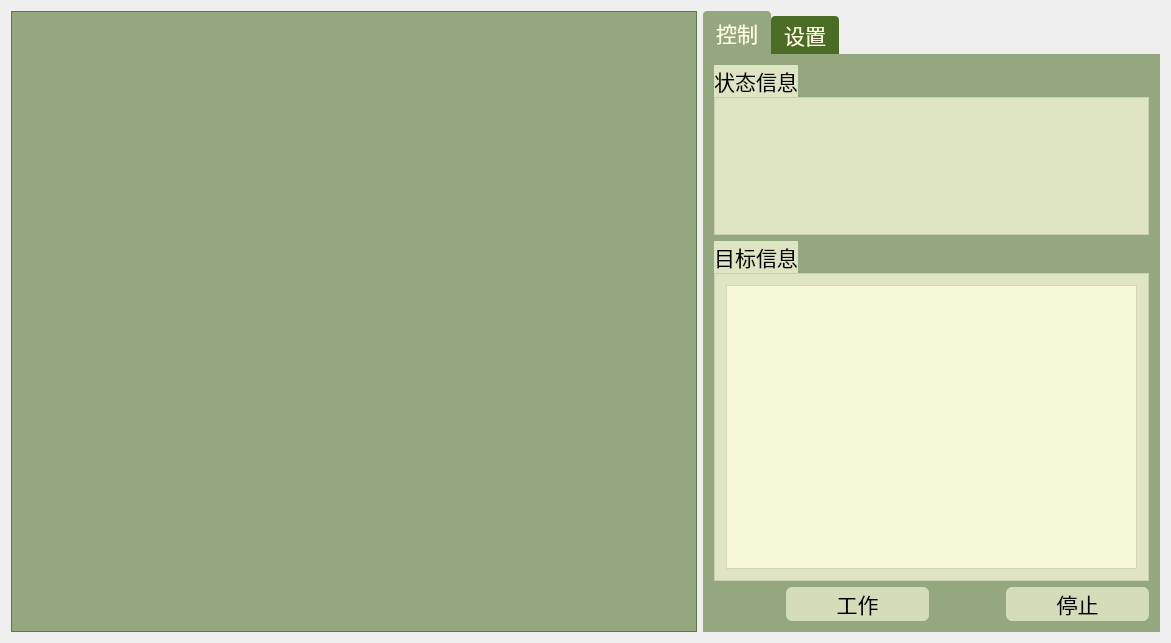
<?xml version="1.0" encoding="UTF-8"?>
<ui version="4.0">
 <class>MainWindow</class>
 <widget class="QMainWindow" name="MainWindow">
  <property name="geometry">
   <rect>
    <x>0</x>
    <y>0</y>
    <width>1171</width>
    <height>643</height>
   </rect>
  </property>
  <property name="font">
   <font>
    <family>华文行楷</family>
   </font>
  </property>
  <property name="contextMenuPolicy">
   <enum>Qt::NoContextMenu</enum>
  </property>
  <property name="windowTitle">
   <string>雷达系统</string>
  </property>
  <property name="styleSheet">
   <string notr="true">#centralWidget{border-image: url(:/resource/4bc0a2c74b7811bbf28e40a356ab9111.jpg);}</string>
  </property>
  <widget class="QWidget" name="centralWidget">
   <layout class="QHBoxLayout" name="horizontalLayout_2">
    <item>
     <layout class="QHBoxLayout" name="horizontalLayout" stretch="3,2">
      <item>
       <widget class="QGraphicsView" name="graphicsView">
        <property name="styleSheet">
         <string notr="true">background-color:rgba(56, 94, 15, 50%);
border-image: url(:/resource/map4.png);</string>
        </property>
       </widget>
      </item>
      <item>
       <widget class="QTabWidget" name="tabWidget">
        <property name="font">
         <font>
          <family>华文行楷</family>
          <pointsize>16</pointsize>
         </font>
        </property>
        <property name="contextMenuPolicy">
         <enum>Qt::DefaultContextMenu</enum>
        </property>
        <property name="styleSheet">
         <string notr="true">/*QTabWidget*/
QTabWidget::pane{
border:none;
}
QTabBar::tab {
     background-color:rgba(56, 94, 15, 50%);
     border-top-left-radius: 4px;
     border-top-right-radius: 4px;
     min-width: 60px;
     padding: 4px;
	 color:rgb(255,255,224);
}

QTabBar::tab:!selected{
    margin-top:5px;
	background-color:rgba(56, 94, 15, 90%);
}
/*四个下属界面*/
#tab,#tab_2,#tab_3,#tab_4{
	/*background-color: ;*/
    background-color:rgba(56, 94, 15, 50%);
    /*border-radius:6px;*/	
}

</string>
        </property>
        <property name="currentIndex">
         <number>0</number>
        </property>
        <widget class="QWidget" name="tab">
         <property name="styleSheet">
          <string notr="true"/>
         </property>
         <attribute name="title">
          <string>控制</string>
         </attribute>
         <layout class="QHBoxLayout" name="horizontalLayout_8">
          <item>
           <layout class="QVBoxLayout" name="verticalLayout_3" stretch="5,10,1">
            <property name="spacing">
             <number>6</number>
            </property>
            <item>
             <layout class="QVBoxLayout" name="verticalLayout" stretch="1,9">
              <property name="spacing">
               <number>0</number>
              </property>
              <item>
               <layout class="QHBoxLayout" name="horizontalLayout_3" stretch="1,5">
                <item>
                 <widget class="QLabel" name="label">
                  <property name="font">
                   <font>
                    <family>华文行楷</family>
                    <pointsize>16</pointsize>
                   </font>
                  </property>
                  <property name="styleSheet">
                   <string notr="true">background-color:rgba(255, 255, 224,70%);</string>
                  </property>
                  <property name="text">
                   <string>状态信息</string>
                  </property>
                  <property name="alignment">
                   <set>Qt::AlignCenter</set>
                  </property>
                 </widget>
                </item>
                <item>
                 <spacer name="horizontalSpacer">
                  <property name="orientation">
                   <enum>Qt::Horizontal</enum>
                  </property>
                  <property name="sizeHint" stdset="0">
                   <size>
                    <width>40</width>
                    <height>20</height>
                   </size>
                  </property>
                 </spacer>
                </item>
               </layout>
              </item>
              <item>
               <widget class="QFrame" name="frame">
                <property name="styleSheet">
                 <string notr="true">background-color:rgba(255, 255, 224,70%);


</string>
                </property>
                <property name="frameShape">
                 <enum>QFrame::StyledPanel</enum>
                </property>
                <property name="frameShadow">
                 <enum>QFrame::Raised</enum>
                </property>
               </widget>
              </item>
             </layout>
            </item>
            <item>
             <layout class="QVBoxLayout" name="verticalLayout_2" stretch="1,11">
              <property name="spacing">
               <number>0</number>
              </property>
              <item>
               <layout class="QHBoxLayout" name="horizontalLayout_4" stretch="1,5">
                <item>
                 <widget class="QLabel" name="label_2">
                  <property name="font">
                   <font>
                    <family>华文行楷</family>
                    <pointsize>16</pointsize>
                   </font>
                  </property>
                  <property name="layoutDirection">
                   <enum>Qt::LeftToRight</enum>
                  </property>
                  <property name="styleSheet">
                   <string notr="true">background-color:rgba(255, 255, 224,70%);</string>
                  </property>
                  <property name="text">
                   <string>目标信息</string>
                  </property>
                  <property name="textFormat">
                   <enum>Qt::AutoText</enum>
                  </property>
                  <property name="alignment">
                   <set>Qt::AlignCenter</set>
                  </property>
                 </widget>
                </item>
                <item>
                 <spacer name="horizontalSpacer_2">
                  <property name="orientation">
                   <enum>Qt::Horizontal</enum>
                  </property>
                  <property name="sizeHint" stdset="0">
                   <size>
                    <width>40</width>
                    <height>20</height>
                   </size>
                  </property>
                 </spacer>
                </item>
               </layout>
              </item>
              <item>
               <widget class="QFrame" name="frame_2">
                <property name="styleSheet">
                 <string notr="true">background-color:rgba(255, 255, 224,70%);</string>
                </property>
                <property name="frameShape">
                 <enum>QFrame::StyledPanel</enum>
                </property>
                <property name="frameShadow">
                 <enum>QFrame::Raised</enum>
                </property>
                <layout class="QHBoxLayout" name="horizontalLayout_9">
                 <item>
                  <widget class="QListView" name="listView"/>
                 </item>
                </layout>
               </widget>
              </item>
             </layout>
            </item>
            <item>
             <layout class="QHBoxLayout" name="horizontalLayout_7">
              <item>
               <layout class="QHBoxLayout" name="horizontalLayout_6" stretch="1,2">
                <property name="spacing">
                 <number>0</number>
                </property>
                <item>
                 <spacer name="horizontalSpacer_4">
                  <property name="orientation">
                   <enum>Qt::Horizontal</enum>
                  </property>
                  <property name="sizeHint" stdset="0">
                   <size>
                    <width>40</width>
                    <height>20</height>
                   </size>
                  </property>
                 </spacer>
                </item>
                <item>
                 <widget class="QPushButton" name="pushButton">
                  <property name="sizePolicy">
                   <sizepolicy hsizetype="Expanding" vsizetype="Expanding">
                    <horstretch>0</horstretch>
                    <verstretch>0</verstretch>
                   </sizepolicy>
                  </property>
                  <property name="font">
                   <font>
                    <family>华文行楷</family>
                    <pointsize>16</pointsize>
                   </font>
                  </property>
                  <property name="styleSheet">
                   <string notr="true">background-color:rgba(255, 255, 224, 60%);
border-radius:6px;
</string>
                  </property>
                  <property name="text">
                   <string>工作</string>
                  </property>
                 </widget>
                </item>
               </layout>
              </item>
              <item>
               <layout class="QHBoxLayout" name="horizontalLayout_5" stretch="1,2">
                <property name="spacing">
                 <number>0</number>
                </property>
                <item>
                 <spacer name="horizontalSpacer_3">
                  <property name="orientation">
                   <enum>Qt::Horizontal</enum>
                  </property>
                  <property name="sizeHint" stdset="0">
                   <size>
                    <width>40</width>
                    <height>20</height>
                   </size>
                  </property>
                 </spacer>
                </item>
                <item>
                 <widget class="QPushButton" name="pushButton_2">
                  <property name="sizePolicy">
                   <sizepolicy hsizetype="Expanding" vsizetype="Expanding">
                    <horstretch>0</horstretch>
                    <verstretch>0</verstretch>
                   </sizepolicy>
                  </property>
                  <property name="font">
                   <font>
                    <family>华文行楷</family>
                    <pointsize>16</pointsize>
                   </font>
                  </property>
                  <property name="styleSheet">
                   <string notr="true">/*margin-top:5px;*/
background-color:rgba(255, 255, 224, 60%);
border-radius:6px;
</string>
                  </property>
                  <property name="text">
                   <string>停止</string>
                  </property>
                 </widget>
                </item>
               </layout>
              </item>
             </layout>
            </item>
           </layout>
          </item>
         </layout>
        </widget>
        <widget class="QWidget" name="tab_2">
         <property name="styleSheet">
          <string notr="true"/>
         </property>
         <attribute name="title">
          <string>设置</string>
         </attribute>
        </widget>
       </widget>
      </item>
     </layout>
    </item>
   </layout>
  </widget>
 </widget>
 <layoutdefault spacing="6" margin="11"/>
 <resources/>
 <connections/>
</ui>
